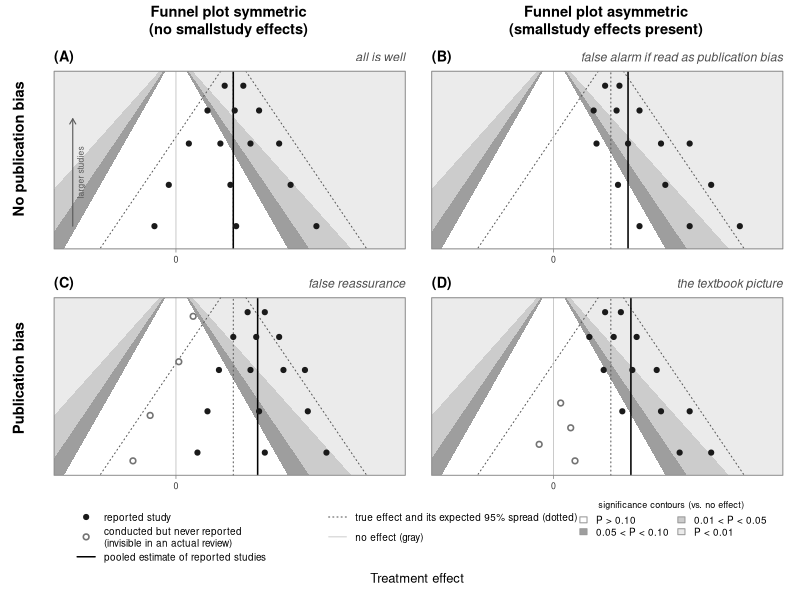

This chart was generated by the following R code:
## Figure 1. Schematic 2x2: publication bias (rows) by funnel plot asymmetry (columns).
## Illustrative points only; no data.

## pdf() renders ASCII "-" as a minus sign; 0xAD maps to the hyphen glyph.
hy <- function(x) gsub("-", "\u00ad", x, fixed = TRUE)

truth <- 0.4
se_top <- 0.045; se_bot <- 0.475
xr <- c(-0.85, 1.6); yr <- c(se_bot, se_top)

shade_contours <- function() {
  usr <- par("usr")
  rect(usr[1], usr[3], usr[2], usr[4], col = "gray92", border = NA)
  ses <- seq(se_top, se_bot, length.out = 60)
  for (b in list(c(2.576, "gray80"), c(1.96, "gray62"), c(1.645, "white"))) {
    z <- as.numeric(b[1])
    polygon(c(-z * ses, rev(z * ses)), c(ses, rev(ses)), col = b[2], border = NA)
  }
}
funnel_guides <- function(pooled) {
  ses <- c(se_top, se_bot)
  lines(truth + 1.96 * ses, ses, lty = 3, col = "gray35")
  lines(truth - 1.96 * ses, ses, lty = 3, col = "gray35")
  segments(truth, se_bot, truth, se_top, lty = 3, col = "gray35")
  segments(0, se_bot, 0, se_top, lty = 1, col = "gray75", lwd = 0.8)
  segments(pooled, se_bot, pooled, se_top, lty = 1, col = "black", lwd = 1.5)
}
panel_fun <- function(filled, ghost, pooled, tag, verdict) {
  plot(NA, xlim = xr, ylim = yr, axes = FALSE, xlab = "", ylab = "",
       xaxs = "i", yaxs = "i")
  shade_contours()
  funnel_guides(pooled)
  if (!is.null(ghost))
    points(ghost[, 1], ghost[, 2], pch = 21, bg = "white", col = "gray45",
           lwd = 1.6, cex = 1.15)
  points(filled[, 1], filled[, 2], pch = 19, col = "gray10", cex = 1.05)
  box(col = "gray55")
  axis(1, at = 0, labels = "0", lwd = 0, lwd.ticks = 0.8, col.ticks = "gray55",
       tcl = -0.25, mgp = c(0, 0.25, 0), cex.axis = 0.8, col.axis = "gray20")
  mtext(tag, side = 3, line = 0.55, adj = 0, cex = 0.86, font = 2)
  mtext(verdict, side = 3, line = 0.55, adj = 1, cex = 0.74, font = 3, col = "gray30")
}

fillA <- rbind(c(0.34,0.08), c(0.47,0.08),
               c(0.22,0.14), c(0.41,0.14), c(0.58,0.14),
               c(0.09,0.22), c(0.31,0.22), c(0.52,0.22), c(0.72,0.22),
               c(-0.05,0.32), c(0.38,0.32), c(0.80,0.32),
               c(-0.15,0.42), c(0.42,0.42), c(0.98,0.42))
fillB <- rbind(c(0.36,0.08), c(0.46,0.08),
               c(0.28,0.14), c(0.44,0.14), c(0.60,0.14),
               c(0.30,0.22), c(0.52,0.22), c(0.75,0.22), c(0.95,0.22),
               c(0.45,0.32), c(0.78,0.32), c(1.10,0.32),
               c(0.60,0.42), c(0.95,0.42), c(1.30,0.42))
fillC <- rbind(c(0.50,0.08), c(0.62,0.08),
               c(0.40,0.14), c(0.56,0.14), c(0.72,0.14),
               c(0.30,0.22), c(0.52,0.22), c(0.75,0.22), c(0.90,0.22),
               c(0.22,0.32), c(0.58,0.32), c(0.92,0.32),
               c(0.15,0.42), c(0.62,0.42), c(1.05,0.42))
ghostC <- rbind(c(0.12,0.09), c(0.02,0.20), c(-0.18,0.33), c(-0.30,0.44))
fillD <- rbind(c(0.36,0.08), c(0.47,0.08),
               c(0.25,0.14), c(0.42,0.14), c(0.58,0.14),
               c(0.35,0.22), c(0.55,0.22), c(0.72,0.22),
               c(0.48,0.32), c(0.75,0.32), c(0.95,0.32),
               c(0.88,0.42), c(1.10,0.42))
ghostD <- rbind(c(0.05,0.30), c(-0.10,0.40), c(0.15,0.44), c(0.12,0.36))

pdf("Figure1.pdf", width = 8, height = 7.0, pointsize = 12,
    family = "Helvetica", useDingbats = FALSE)
layout(rbind(c(1, 2), c(3, 4), c(5, 5)), heights = c(1, 1, 0.30))
par(oma = c(2.6, 3.0, 3.4, 0.4), mar = c(1.7, 1.1, 2.0, 0.9))

panel_fun(fillA, NULL, truth, "(A)", "all is well")
arrows(-0.72, 0.42, -0.72, 0.16, length = 0.06, col = "gray35", lwd = 1.1)
text(-0.66, 0.29, "larger studies", srt = 90, adj = 0.5, cex = 0.78, col = "gray35")
panel_fun(fillB, NULL, 0.52, "(B)", "false alarm if read as publication bias")
panel_fun(fillC, ghostC, 0.57, "(C)", "false reassurance")
panel_fun(fillD, ghostD, 0.54, "(D)", "the textbook picture")

mtext(hy("Funnel plot symmetric\n(no small-study effects)"), side = 3, outer = TRUE,
      line = 0.6, at = 0.25, cex = 0.88, font = 2)
mtext(hy("Funnel plot asymmetric\n(small-study effects present)"), side = 3,
      outer = TRUE, line = 0.6, at = 0.75, cex = 0.88, font = 2)
mtext("No publication bias", side = 2, outer = TRUE, line = 1.0, at = 0.80,
      cex = 0.88, font = 2)
mtext("Publication bias", side = 2, outer = TRUE, line = 1.0, at = 0.36,
      cex = 0.88, font = 2)
mtext("Treatment effect", side = 1, outer = TRUE, line = 0.5, at = 0.5, cex = 0.78)

par(mar = c(0, 0, 0, 0))
plot.new()
legend(x = 0.01, y = 1.05, ncol = 2, bty = "n", cex = 0.9, xjust = 0,
       legend = hy(c("reported study",
                     "conducted but never reported\n(invisible in an actual review)",
                     "pooled estimate of reported studies",
                     "true effect and its expected 95% spread (dotted)",
                     "no effect (gray)")),
       pch = c(19, 21, NA, NA, NA),
       pt.bg = c(NA, "white", NA, NA, NA),
       col = c("gray10", "gray45", "black", "gray35", "gray75"),
       lty = c(NA, NA, 1, 3, 1),
       lwd = c(NA, 1.6, 1.5, 1, 0.8),
       pt.cex = c(1.05, 1.15, NA, NA, NA))
legend(x = 0.72, y = 1.05, ncol = 2, bty = "n", cex = 0.9, xjust = 0,
       title = "significance contours (vs. no effect)", title.cex = 0.82,
       legend = c("P > 0.10", "0.05 < P < 0.10", "0.01 < P < 0.05", "P < 0.01"),
       fill = c("white", "gray62", "gray80", "gray92"), border = "gray60")
dev.off()

sessionInfo()
